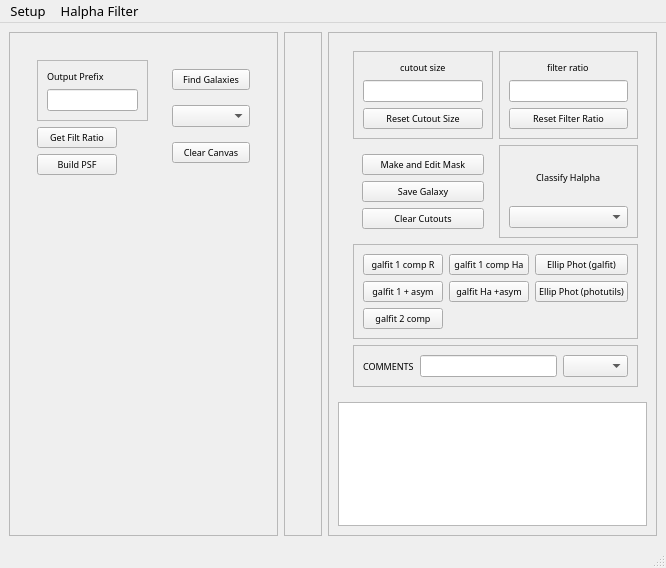
<?xml version="1.0" encoding="UTF-8"?>
<ui version="4.0">
 <class>MainWindow</class>
 <widget class="QMainWindow" name="MainWindow">
  <property name="geometry">
   <rect>
    <x>0</x>
    <y>0</y>
    <width>666</width>
    <height>568</height>
   </rect>
  </property>
  <property name="font">
   <font>
    <family>EB Garamond</family>
    <pointsize>10</pointsize>
   </font>
  </property>
  <property name="windowTitle">
   <string>Halpha Console</string>
  </property>
  <property name="iconSize">
   <size>
    <width>20</width>
    <height>20</height>
   </size>
  </property>
  <widget class="QWidget" name="centralwidget">
   <layout class="QHBoxLayout" name="horizontalLayout">
    <item>
     <widget class="QFrame" name="mainframe">
      <property name="minimumSize">
       <size>
        <width>0</width>
        <height>0</height>
       </size>
      </property>
      <property name="font">
       <font>
        <family>STIX</family>
        <pointsize>7</pointsize>
       </font>
      </property>
      <property name="frameShape">
       <enum>QFrame::StyledPanel</enum>
      </property>
      <property name="frameShadow">
       <enum>QFrame::Raised</enum>
      </property>
      <layout class="QGridLayout" name="leftLayout">
       <item row="1" column="0">
        <widget class="QWidget" name="button_bar" native="true">
         <layout class="QFormLayout" name="formLayout">
          <item row="0" column="0">
           <widget class="QWidget" name="widget_3" native="true">
            <layout class="QFormLayout" name="formLayout_2">
             <item row="0" column="0">
              <widget class="QFrame" name="frame_7">
               <property name="frameShape">
                <enum>QFrame::StyledPanel</enum>
               </property>
               <property name="frameShadow">
                <enum>QFrame::Raised</enum>
               </property>
               <layout class="QFormLayout" name="formLayout_3">
                <item row="0" column="0">
                 <widget class="QLabel" name="label">
                  <property name="text">
                   <string>Output Prefix</string>
                  </property>
                 </widget>
                </item>
                <item row="1" column="0">
                 <widget class="QLineEdit" name="prefixLineEdit"/>
                </item>
               </layout>
              </widget>
             </item>
             <item row="1" column="0">
              <widget class="QPushButton" name="wfratio">
               <property name="text">
                <string>Get Filt Ratio</string>
               </property>
              </widget>
             </item>
             <item row="2" column="0">
              <widget class="QPushButton" name="psfButton">
               <property name="text">
                <string>Build PSF</string>
               </property>
              </widget>
             </item>
            </layout>
           </widget>
          </item>
          <item row="0" column="1">
           <widget class="QWidget" name="widget_4" native="true">
            <layout class="QVBoxLayout" name="verticalLayout_7">
             <item>
              <widget class="QPushButton" name="wmark">
               <property name="text">
                <string>Find Galaxies</string>
               </property>
              </widget>
             </item>
             <item>
              <widget class="QComboBox" name="wgalid"/>
             </item>
             <item>
              <widget class="QPushButton" name="wclear">
               <property name="font">
                <font>
                 <pointsize>7</pointsize>
                </font>
               </property>
               <property name="text">
                <string>Clear Canvas</string>
               </property>
              </widget>
             </item>
            </layout>
           </widget>
          </item>
         </layout>
        </widget>
       </item>
      </layout>
     </widget>
    </item>
    <item>
     <widget class="QFrame" name="cutoutFrame">
      <property name="frameShape">
       <enum>QFrame::StyledPanel</enum>
      </property>
      <property name="frameShadow">
       <enum>QFrame::Raised</enum>
      </property>
      <layout class="QGridLayout" name="gridLayout_2">
       <item row="0" column="0">
        <widget class="QWidget" name="cutouts" native="true">
         <property name="minimumSize">
          <size>
           <width>0</width>
           <height>0</height>
          </size>
         </property>
         <layout class="QGridLayout" name="cutoutsLayout"/>
        </widget>
       </item>
      </layout>
     </widget>
    </item>
    <item>
     <widget class="QFrame" name="rightFrame">
      <property name="font">
       <font>
        <pointsize>7</pointsize>
       </font>
      </property>
      <property name="frameShape">
       <enum>QFrame::StyledPanel</enum>
      </property>
      <property name="frameShadow">
       <enum>QFrame::Raised</enum>
      </property>
      <layout class="QGridLayout" name="gridLayout">
       <item row="1" column="0" colspan="2">
        <widget class="QTableWidget" name="tableWidget"/>
       </item>
       <item row="0" column="1">
        <widget class="QWidget" name="rightButtons" native="true">
         <property name="enabled">
          <bool>true</bool>
         </property>
         <layout class="QGridLayout" name="gridLayout_4">
          <item row="0" column="1">
           <widget class="QFrame" name="frame">
            <property name="frameShape">
             <enum>QFrame::StyledPanel</enum>
            </property>
            <property name="frameShadow">
             <enum>QFrame::Raised</enum>
            </property>
            <layout class="QVBoxLayout" name="verticalLayout_2">
             <item alignment="Qt::AlignHCenter">
              <widget class="QLabel" name="ratioSliderLabel">
               <property name="text">
                <string>filter ratio</string>
               </property>
              </widget>
             </item>
             <item>
              <widget class="QLineEdit" name="filterRatioLineEdit"/>
             </item>
             <item>
              <widget class="QPushButton" name="resetRatioButton">
               <property name="text">
                <string>Reset Filter Ratio</string>
               </property>
              </widget>
             </item>
            </layout>
           </widget>
          </item>
          <item row="0" column="0">
           <widget class="QFrame" name="frame_2">
            <property name="frameShape">
             <enum>QFrame::StyledPanel</enum>
            </property>
            <property name="frameShadow">
             <enum>QFrame::Raised</enum>
            </property>
            <layout class="QVBoxLayout" name="verticalLayout">
             <item alignment="Qt::AlignHCenter">
              <widget class="QLabel" name="cutoutSliderLabel">
               <property name="font">
                <font>
                 <pointsize>7</pointsize>
                </font>
               </property>
               <property name="text">
                <string>cutout size</string>
               </property>
              </widget>
             </item>
             <item>
              <widget class="QLineEdit" name="cutoutSizeLineEdit"/>
             </item>
             <item>
              <widget class="QPushButton" name="resetSizeButton">
               <property name="text">
                <string>Reset Cutout Size</string>
               </property>
              </widget>
             </item>
            </layout>
           </widget>
          </item>
          <item row="1" column="0">
           <widget class="QWidget" name="widget_2" native="true">
            <layout class="QVBoxLayout" name="verticalLayout_3">
             <item>
              <widget class="QPushButton" name="makeMaskButton">
               <property name="text">
                <string>Make and Edit Mask</string>
               </property>
              </widget>
             </item>
             <item>
              <widget class="QPushButton" name="saveButton">
               <property name="text">
                <string>Save Galaxy</string>
               </property>
              </widget>
             </item>
             <item>
              <widget class="QPushButton" name="clearCutoutsButton">
               <property name="text">
                <string>Clear Cutouts</string>
               </property>
              </widget>
             </item>
            </layout>
           </widget>
          </item>
          <item row="1" column="1">
           <widget class="QFrame" name="frame_5">
            <property name="frameShape">
             <enum>QFrame::StyledPanel</enum>
            </property>
            <property name="frameShadow">
             <enum>QFrame::Raised</enum>
            </property>
            <layout class="QVBoxLayout" name="verticalLayout_6">
             <item alignment="Qt::AlignHCenter">
              <widget class="QLabel" name="label_2">
               <property name="text">
                <string>Classify Halpha</string>
               </property>
              </widget>
             </item>
             <item>
              <widget class="QComboBox" name="haTypeComboBox">
               <property name="toolTip">
                <string>HalphaType</string>
               </property>
               <property name="autoFillBackground">
                <bool>false</bool>
               </property>
               <property name="currentText">
                <string extracomment="Halpha Type"/>
               </property>
              </widget>
             </item>
            </layout>
           </widget>
          </item>
          <item row="6" column="0" colspan="2">
           <widget class="QFrame" name="frame_6">
            <property name="frameShape">
             <enum>QFrame::StyledPanel</enum>
            </property>
            <property name="frameShadow">
             <enum>QFrame::Raised</enum>
            </property>
            <layout class="QHBoxLayout" name="horizontalLayout_3">
             <item>
              <widget class="QLabel" name="label_3">
               <property name="text">
                <string>COMMENTS</string>
               </property>
              </widget>
             </item>
             <item>
              <widget class="QLineEdit" name="commentLineEdit"/>
             </item>
             <item>
              <widget class="QComboBox" name="commentComboBox"/>
             </item>
            </layout>
           </widget>
          </item>
          <item row="2" column="0" colspan="2">
           <widget class="QFrame" name="frame_4">
            <property name="frameShape">
             <enum>QFrame::StyledPanel</enum>
            </property>
            <property name="frameShadow">
             <enum>QFrame::Raised</enum>
            </property>
            <layout class="QGridLayout" name="gridLayout_3">
             <item row="1" column="0">
              <widget class="QPushButton" name="galfitAsymButton">
               <property name="text">
                <string>galfit 1 + asym</string>
               </property>
              </widget>
             </item>
             <item row="0" column="0">
              <widget class="QPushButton" name="galfitButton">
               <property name="text">
                <string>galfit 1 comp R</string>
               </property>
              </widget>
             </item>
             <item row="0" column="1">
              <widget class="QPushButton" name="galfitHaButton">
               <property name="text">
                <string>galfit 1 comp Ha</string>
               </property>
              </widget>
             </item>
             <item row="2" column="0">
              <widget class="QPushButton" name="galfit2Button">
               <property name="text">
                <string>galfit 2 comp</string>
               </property>
              </widget>
             </item>
             <item row="1" column="1">
              <widget class="QPushButton" name="galfitHaAsymButton">
               <property name="text">
                <string>galfit Ha +asym</string>
               </property>
              </widget>
             </item>
             <item row="0" column="2">
              <widget class="QPushButton" name="fitEllipseGalfitButton">
               <property name="text">
                <string>Ellip Phot (galfit)</string>
               </property>
              </widget>
             </item>
             <item row="1" column="2">
              <widget class="QPushButton" name="fitEllipsePhotutilsButton">
               <property name="text">
                <string>Ellip Phot (photutils)</string>
               </property>
              </widget>
             </item>
            </layout>
           </widget>
          </item>
         </layout>
        </widget>
       </item>
      </layout>
     </widget>
    </item>
   </layout>
  </widget>
  <widget class="QStatusBar" name="statusbar"/>
  <widget class="QMenuBar" name="menubar">
   <property name="geometry">
    <rect>
     <x>0</x>
     <y>0</y>
     <width>666</width>
     <height>20</height>
    </rect>
   </property>
   <widget class="QMenu" name="menuSetup">
    <property name="title">
     <string>Setup</string>
    </property>
    <addaction name="actionR_coadd"/>
    <addaction name="actionHa_coadd_2"/>
    <addaction name="actionNSA_catalog_path"/>
    <addaction name="actionAGC_catalog_path"/>
    <addaction name="separator"/>
    <addaction name="actionQuit_2"/>
   </widget>
   <widget class="QMenu" name="menuHalpha_Filter">
    <property name="title">
     <string>Halpha Filter</string>
    </property>
    <addaction name="actionhalpha4"/>
    <addaction name="actionhalpha8"/>
    <addaction name="actionhalpha12"/>
    <addaction name="actionhalpha16"/>
    <addaction name="actioninthalpha"/>
    <addaction name="actionintha6657"/>
   </widget>
   <addaction name="menuSetup"/>
   <addaction name="menuHalpha_Filter"/>
  </widget>
  <action name="action_rcoadd">
   <property name="text">
    <string>R-band coadd</string>
   </property>
  </action>
  <action name="action_hacoadd">
   <property name="text">
    <string>Halpha coadd</string>
   </property>
  </action>
  <action name="actionQuit">
   <property name="text">
    <string>Quit</string>
   </property>
  </action>
  <action name="actionsave">
   <property name="text">
    <string>save</string>
   </property>
  </action>
  <action name="action_nsapath">
   <property name="text">
    <string>set_path</string>
   </property>
  </action>
  <action name="actionha4">
   <property name="text">
    <string>ha4</string>
   </property>
  </action>
  <action name="actionha8">
   <property name="text">
    <string>ha8</string>
   </property>
  </action>
  <action name="actionha12">
   <property name="text">
    <string>ha12</string>
   </property>
  </action>
  <action name="actionha16">
   <property name="text">
    <string>ha16</string>
   </property>
  </action>
  <action name="actionR_coadd">
   <property name="checkable">
    <bool>false</bool>
   </property>
   <property name="text">
    <string>R coadd path</string>
   </property>
   <property name="statusTip">
    <string>full path of R-band coadded image</string>
   </property>
   <property name="font">
    <font>
     <family>Ubuntu</family>
     <pointsize>7</pointsize>
    </font>
   </property>
  </action>
  <action name="actionHa_coadd">
   <property name="text">
    <string>Ha coadd path</string>
   </property>
   <property name="whatsThis">
    <string>full path to Halpha coadd image</string>
   </property>
  </action>
  <action name="actionHa_coadd_2">
   <property name="text">
    <string>Ha coadd path</string>
   </property>
   <property name="statusTip">
    <string>select Halpha coadded image</string>
   </property>
   <property name="font">
    <font>
     <pointsize>7</pointsize>
    </font>
   </property>
  </action>
  <action name="actionNSA_catalog_path">
   <property name="text">
    <string>NSA catalog path</string>
   </property>
   <property name="font">
    <font>
     <pointsize>7</pointsize>
    </font>
   </property>
  </action>
  <action name="actionQuit_2">
   <property name="text">
    <string>Quit</string>
   </property>
   <property name="font">
    <font>
     <pointsize>7</pointsize>
    </font>
   </property>
  </action>
  <action name="actionhalpha4">
   <property name="checkable">
    <bool>true</bool>
   </property>
   <property name="text">
    <string>halpha4</string>
   </property>
   <property name="font">
    <font>
     <pointsize>7</pointsize>
    </font>
   </property>
  </action>
  <action name="actionhalpha8">
   <property name="checkable">
    <bool>true</bool>
   </property>
   <property name="text">
    <string>halpha8</string>
   </property>
   <property name="font">
    <font>
     <pointsize>7</pointsize>
    </font>
   </property>
  </action>
  <action name="actionhalpha12">
   <property name="checkable">
    <bool>true</bool>
   </property>
   <property name="text">
    <string>halpha12</string>
   </property>
   <property name="font">
    <font>
     <pointsize>7</pointsize>
    </font>
   </property>
  </action>
  <action name="actionhalpha16">
   <property name="checkable">
    <bool>true</bool>
   </property>
   <property name="text">
    <string>halpha16</string>
   </property>
   <property name="font">
    <font>
     <pointsize>7</pointsize>
    </font>
   </property>
  </action>
  <action name="actionAGC_catalog_path">
   <property name="text">
    <string>AGC catalog path</string>
   </property>
   <property name="font">
    <font>
     <pointsize>7</pointsize>
    </font>
   </property>
  </action>
  <action name="actioninthalpha">
   <property name="checkable">
    <bool>true</bool>
   </property>
   <property name="text">
    <string>int-halpha</string>
   </property>
   <property name="font">
    <font>
     <pointsize>7</pointsize>
    </font>
   </property>
  </action>
  <action name="actionintha6657">
   <property name="checkable">
    <bool>true</bool>
   </property>
   <property name="text">
    <string>int-ha6657</string>
   </property>
   <property name="font">
    <font>
     <pointsize>7</pointsize>
    </font>
   </property>
  </action>
 </widget>
 <resources/>
 <connections/>
</ui>
